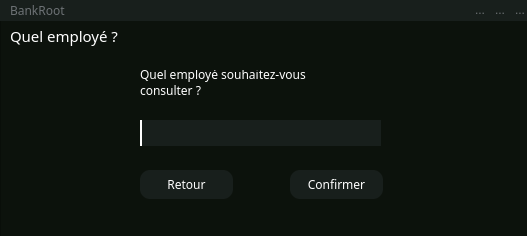
<?xml version="1.0" encoding="UTF-8"?>
<ui version="4.0">
 <class>quel_employe</class>
 <widget class="QWidget" name="quel_employe">
  <property name="geometry">
   <rect>
    <x>0</x>
    <y>0</y>
    <width>527</width>
    <height>236</height>
   </rect>
  </property>
  <property name="windowTitle">
   <string>Form</string>
  </property>
  <widget class="QFrame" name="frame">
   <property name="geometry">
    <rect>
     <x>0</x>
     <y>0</y>
     <width>530</width>
     <height>239</height>
    </rect>
   </property>
   <property name="styleSheet">
    <string notr="true">background-color: rgb(12, 18, 12);</string>
   </property>
   <property name="frameShape">
    <enum>QFrame::StyledPanel</enum>
   </property>
   <property name="frameShadow">
    <enum>QFrame::Raised</enum>
   </property>
   <widget class="QLabel" name="label_4">
    <property name="geometry">
     <rect>
      <x>140</x>
      <y>70</y>
      <width>241</width>
      <height>41</height>
     </rect>
    </property>
    <property name="font">
     <font>
      <family>Montserrat Medium</family>
     </font>
    </property>
    <property name="styleSheet">
     <string notr="true">background-color: transparent;
color: rgb(255, 255, 255);
</string>
    </property>
    <property name="text">
     <string>Quel employé souhaitez-vous 
consulter ?
</string>
    </property>
   </widget>
   <widget class="QLineEdit" name="value">
    <property name="geometry">
     <rect>
      <x>140</x>
      <y>120</y>
      <width>241</width>
      <height>26</height>
     </rect>
    </property>
    <property name="styleSheet">
     <string notr="true">QLineEdit{
background:#181F1C;
border:none;
border-left:2px solid #ffffff;
color:#717072;
padding-left: 10px
}</string>
    </property>
   </widget>
   <widget class="QPushButton" name="return_kiem">
    <property name="geometry">
     <rect>
      <x>140</x>
      <y>170</y>
      <width>93</width>
      <height>29</height>
     </rect>
    </property>
    <property name="font">
     <font>
      <family>Montserrat Medium</family>
      <italic>false</italic>
     </font>
    </property>
    <property name="styleSheet">
     <string notr="true">
QPushButton{
color: rgb(255, 255, 255);
border-radius:10px;
background-color:rgb(24, 31, 28);
}

QPushButton:hover{
color: rgb(255, 255, 255);
border-radius:10px;
background-color:rgb(34, 31, 28);
}
QPushButton:pressed{
background-color:rgb(24, 31, 28);
border-radius:10px;
color: rgb(255, 255, 255);
}

</string>
    </property>
    <property name="text">
     <string>Retour</string>
    </property>
   </widget>
   <widget class="QPushButton" name="send_kiem">
    <property name="geometry">
     <rect>
      <x>290</x>
      <y>170</y>
      <width>93</width>
      <height>29</height>
     </rect>
    </property>
    <property name="font">
     <font>
      <family>Montserrat Medium</family>
      <pointsize>9</pointsize>
      <italic>false</italic>
     </font>
    </property>
    <property name="styleSheet">
     <string notr="true">
QPushButton{
color: rgb(255, 255, 255);
border-radius:10px;
background-color:rgb(24,31, 28);
}

QPushButton:hover{
color: rgb(255, 255, 255);
border-radius:10px;
background-color:rgb(34, 31, 28);
}
QPushButton:pressed{
background-color:rgb(24, 31, 28);
border-radius:10px;
color: rgb(255, 255, 255);
}

</string>
    </property>
    <property name="text">
     <string>Confirmer</string>
    </property>
   </widget>
   <widget class="QLabel" name="label_5">
    <property name="geometry">
     <rect>
      <x>10</x>
      <y>20</y>
      <width>151</width>
      <height>31</height>
     </rect>
    </property>
    <property name="font">
     <font>
      <family>Montserrat</family>
      <pointsize>11</pointsize>
     </font>
    </property>
    <property name="styleSheet">
     <string notr="true">color: rgb(255, 255, 255);</string>
    </property>
    <property name="text">
     <string>Quel employé ?</string>
    </property>
   </widget>
   <widget class="QWidget" name="topbar" native="true">
    <property name="geometry">
     <rect>
      <x>0</x>
      <y>0</y>
      <width>1401</width>
      <height>21</height>
     </rect>
    </property>
    <property name="styleSheet">
     <string notr="true">background-color:rgb(24,31, 28);
color:rgb(109, 114, 117);
</string>
    </property>
    <widget class="QLabel" name="label_15">
     <property name="geometry">
      <rect>
       <x>10</x>
       <y>0</y>
       <width>111</width>
       <height>20</height>
      </rect>
     </property>
     <property name="font">
      <font>
       <family>Montserrat Light</family>
       <pointsize>9</pointsize>
      </font>
     </property>
     <property name="text">
      <string>BankRoot</string>
     </property>
    </widget>
    <widget class="QToolButton" name="close_kiem">
     <property name="geometry">
      <rect>
       <x>510</x>
       <y>0</y>
       <width>20</width>
       <height>20</height>
      </rect>
     </property>
     <property name="styleSheet">
      <string notr="true">QToolButton{
border-radius:45px;
}

QToolButton:hover{
border-radius:45px;
background:red;
}</string>
     </property>
     <property name="text">
      <string>...</string>
     </property>
     <property name="icon">
      <iconset resource="ressource.qrc">
       <normaloff>:/assets/exit-btn.png</normaloff>:/assets/exit-btn.png</iconset>
     </property>
    </widget>
    <widget class="QToolButton" name="reduced_kiem">
     <property name="geometry">
      <rect>
       <x>470</x>
       <y>0</y>
       <width>20</width>
       <height>20</height>
      </rect>
     </property>
     <property name="styleSheet">
      <string notr="true">QToolButton{
border-radius:45px;
}

QToolButton:hover{
border-radius:45px;
background:red;
}</string>
     </property>
     <property name="text">
      <string>...</string>
     </property>
     <property name="icon">
      <iconset resource="ressource.qrc">
       <normaloff>:/assets/downarrow-btn.png</normaloff>:/assets/downarrow-btn.png</iconset>
     </property>
    </widget>
    <widget class="QToolButton" name="fullscreen_kiem">
     <property name="geometry">
      <rect>
       <x>490</x>
       <y>0</y>
       <width>20</width>
       <height>20</height>
      </rect>
     </property>
     <property name="styleSheet">
      <string notr="true">QToolButton{
border-radius:45px;
}</string>
     </property>
     <property name="text">
      <string>...</string>
     </property>
     <property name="icon">
      <iconset resource="ressource.qrc">
       <normaloff>:/assets/window-btn-disabled.png</normaloff>:/assets/window-btn-disabled.png</iconset>
     </property>
    </widget>
   </widget>
  </widget>
 </widget>
 <resources>
  <include location="ressource.qrc"/>
 </resources>
 <connections/>
</ui>
